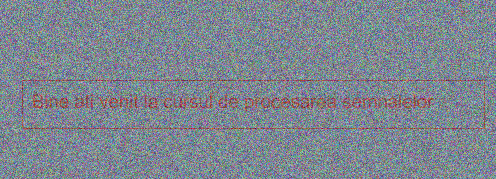
#> input picture content/lab01/data/IR.png, 496 x 179 px
$ python intro.py
#> lines starting #> are read from the running program, lines starting #| are printed output that depends on the picture
""" intro.py """

import time
import numpy as np
import matplotlib.pyplot as plt
import matplotlib.image as mpimg

###################################################
print(f"\n1. Workspace script editing, console...")
print(f"=======================================\n")
###################################################

a: int = 2
b: int = 3
c: int = a + b
print(f"Performing basic arithmetic operations:")
print(f"a + b = {c}")
print("{} + {} = {}".format(a, b, a + b))
print(f"a * b = {a} * {b} = {a * b}")
print(f"a ^ b = {a} ** {b} = {a ** b}")

###################################################
print(f"\n2. Vectors")
print(f"=======================================\n")
###################################################

print(f"Creating vector arrays...")
vec: np.ndarray = np.array([1, 2, 3, 4], dtype=np.int32)
print("Vector:", vec)

vec1: np.ndarray = np.ones(7, dtype=np.int32) * 3
print("Vector with 7 elements, each = 3:", vec1)

vec2: np.ndarray = np.random.random(size=5)
print("Randomly generated vector:", vec2)

print("Accessing vector elements:")
print("First element:", vec1[0])
print("Second and third elements:", vec1[1:3])
print("Last two elements:", vec1[-2:])

###################################################
print(f"\n3. Matrices")
print(f"=======================================\n")
###################################################

print("Generating random 5x4 matrix...")
mat1: np.ndarray = np.random.random((5, 4))
print(mat1)

print("Generating 5x4 matrix filled with ones...")
mat2: np.ndarray = np.ones((5, 4))
print(mat2)

print("Summing matrices...")
mat_sum: np.ndarray = mat1 + mat2
print(mat_sum)

###################################################
print(f"\n4. Transpose")
print(f"=======================================\n")
###################################################

print("Transposing matrix...")
mat_transposed: np.ndarray = np.transpose(mat1)
print(mat_transposed)

print("Creating column vector and transposing it...")
vec_col: np.ndarray = np.ones((5, 1))
print("Column vector:\n", vec_col)

vec_col_transposed: np.ndarray = np.transpose(vec_col)
print("Transposed column vector:\n", vec_col_transposed)

###################################################
print(f"\n5. Matrices and Vectors (others)")
print(f"=======================================\n")
###################################################

print("Creating sequences and checking properties...")

v: list[int] = [int(x) for x in range(5, 15)]
print("Continuous sequence from 5 to 15:", v)

v: list[int] = [int(x) for x in range(1, 10, 3)]
print("Arithmetic progression:", v)

v: np.ndarray = np.linspace(0, 1, 5).astype(np.float32)
print("Five equally spaced elements between 0 and 1:", v)

print(f"Vector length: {len(v)}")

mat: np.ndarray = np.random.random((3, 4))
print(f"Matrix shape (dimensions): {mat.shape}")

###################################################
print(f"\n6. Strings manipulation")
print(f"=======================================\n")
###################################################

s: str = f'Signal Processing'
print("Created string:", s)

s2: str = f'Lab of ' + s
print("Concatenated string:", s2)

n: int = 7
s3: str = f'The chosen number is {n}'
print(s3)

###################################################
print(f"\n7. Plots")
print(f"=======================================\n")
###################################################

print("Plotting sinus function over the range [0, 10]...")
x: np.ndarray = np.linspace(0, 10, 100)
y: np.ndarray = np.sin(x)

plt.plot(x, y)
plt.title(r'$\sin(x)$ Function', fontsize=16)
plt.xlabel(r'$x$', fontsize=14)
plt.ylabel(r'$\sin(x)$', fontsize=14)
plt.grid(True)
plt.show()
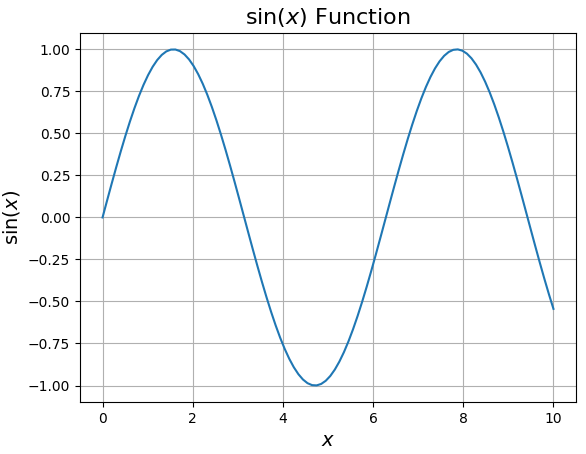
#> figure drawn by matplotlib, 1 panel; curve peaks at x = 7.88, y = 1

f1: int = 1  # Hz
f2: int = 2  # Hz
t: np.ndarray = np.linspace(0, 1, 100)

sin_wave_1hz: np.ndarray = np.sin(2 * np.pi * f1 * t)
sin_wave_2hz: np.ndarray = np.sin(2 * np.pi * f2 * t)

print("Plotting sinusoid of 1 Hz...")
plt.plot(t, sin_wave_1hz, color='blue', linestyle='-')
plt.title(r'$\sin(2\pi \times 1 \times t)$ - 1 Hz', fontsize=14)
plt.grid(True)
plt.show()
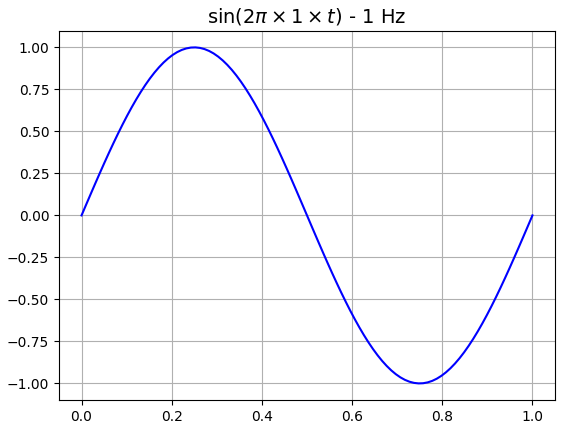
#> figure drawn by matplotlib, 1 panel; curve peaks at x = 0.253, y = 1

print("Plotting sinusoid of 2 Hz...")
plt.plot(t, sin_wave_2hz, color='blue', linestyle='-')
plt.title(r'$\sin(2\pi \times 1 \times t)$ - 2 Hz', fontsize=14)
plt.grid(True)
plt.show()
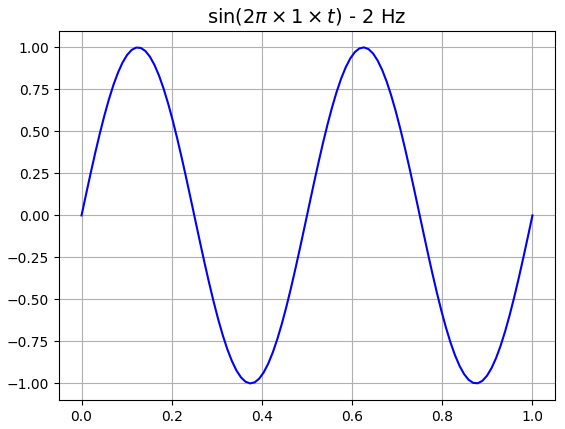
#> figure drawn by matplotlib, 1 panel; curve peaks at x = 0.626, y = 1

###################################################
print(f"\n8. Signal processing")
print(f"=======================================\n")
###################################################

print("Summing two sine waves of 1 Hz and 2 Hz...")
sum_sin_waves: np.ndarray = sin_wave_1hz + np.sin(2 * np.pi * f2 * t)

plt.plot(t, sin_wave_1hz, color='blue', linestyle='-')
plt.plot(t, sum_sin_waves, color='purple', linestyle='-.')
plt.title('Sum of Two Sinusoids', fontsize=14)
plt.grid(True)
plt.show()
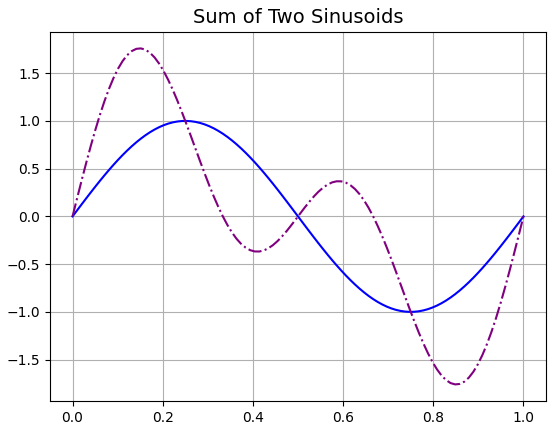
#> figure drawn by matplotlib, 1 panel; curve peaks at x = 0.253, y = 1; curve peaks at x = 0.152, y = 1.76

###################################################
print(f"\n9. Image processing")
print(f"=======================================\n")
###################################################

print("Loading images (IR, R1, R2)...")

IR: np.ndarray = mpimg.imread('../data/IR.png')
#> IR is the input picture: shape (179, 496, 3) float32; mean R, G, B 0.493, 0.527, 0.568
R1: np.ndarray = mpimg.imread('../data/R1.png')
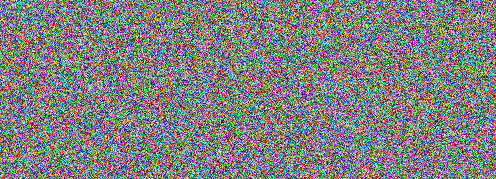
#> input picture content/lab01/data/R1.png, 496 x 179 px
#> R1 is the input picture: shape (179, 496, 3) float32; mean R, G, B 0.502, 0.502, 0.502
R2: np.ndarray = mpimg.imread('../data/R2.png')
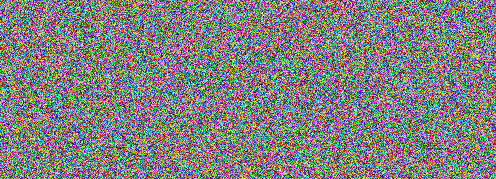
#> input picture content/lab01/data/R2.png, 496 x 179 px
#> R2 is the input picture: shape (179, 496, 3) float32; mean R, G, B 0.503, 0.503, 0.501

print("Displaying noisy image...")
plt.figure()
plt.imshow(IR)
plt.title(r'$\text{IR (Noisy Image)}$', fontsize=12)
plt.show()

print("Reconstructing original image...")
Img_initial: np.ndarray = (IR - 0.3 * (R1 + R2)) / 0.3
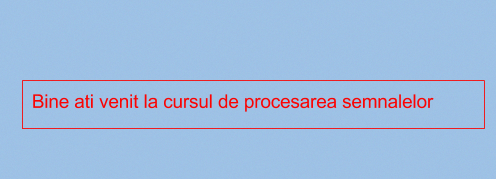
#> Img_initial: shape (179, 496, 3) float32; mean R, G, B 0.639, 0.751, 0.891; drawn with min black and max white
Img_initial = np.clip(Img_initial, 0, 1)

plt.figure(figsize=(5, 5))
plt.imshow(Img_initial)
plt.title(r'$\text{Reconstructed Image}$', fontsize=12)
plt.show()

###################################################
print(f"\n10. Row-major vs Column-major Performance")
print(f"=======================================\n")
###################################################

N: int = 1000
A: np.ndarray = np.random.rand(N, N)
B: np.ndarray = np.random.rand(N, N)
C: np.ndarray = np.zeros((N, N))

def measure_execution_time(operation_name: str, func):
    print(f"Measuring {operation_name}...")
    start_time = time.time()
    func()
    elapsed_time = time.time() - start_time
    print(f"Time {operation_name}: {elapsed_time:.6f} s")
    return elapsed_time

def row_major_traversal():
    for i in range(N):
        for j in range(N):
            C[i, j] = A[i, j] * B[i, j]

def column_major_traversal():
    for j in range(N):
        for i in range(N):
            C[i, j] = A[i, j] * B[i, j]

# Measure execution times
time_row = measure_execution_time("row-major traversal", row_major_traversal)
time_column = measure_execution_time("column-major traversal", column_major_traversal)
# Measure direct matrix operation
time_matrix_operation = measure_execution_time("direct matrix operation", lambda: A * B)

print(f"\nFinal Results:")
print(f"Time row-major: {time_row:.6f} s")
print(f"Time column-major: {time_column:.6f} s")
print(f"Time matrix operation: {time_matrix_operation:.6f} s")

###################################################
print("\nSimulation complete!")
print("=======================================\n")
###################################################
